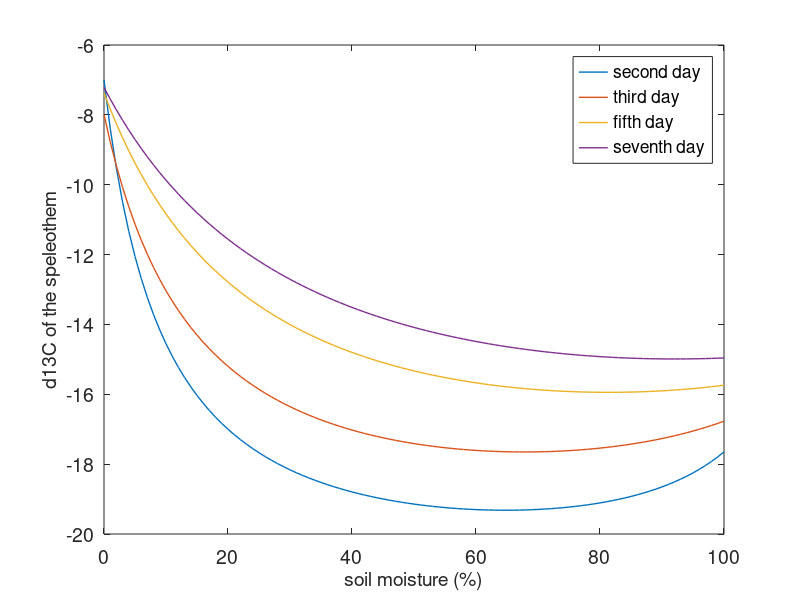

MATLAB code to generate this figure:
%% Plotting
clear;

%% GES-11
moiFitting=0:100;
respFitting2=(-0.01444*moiFitting.^3-1.589*moiFitting.^2+387.3*moiFitting-1.465e-12)/10;
respFitting3=(-1.771*moiFitting.^2+240.1*moiFitting+269.4)/10;
respFitting5=(-0.7827*moiFitting.^2+127.4*moiFitting+96.72)/10;
respFitting7=(-0.4811*moiFitting.^2+88.59*moiFitting+55.78)/10;

%CO2(atm)*d13Ca + Sz*(1.0044*d13Cr + 4.4) = (CO2(atm) + Sz)*d13Cs
d13C2=(400*-7 + (respFitting2)*(1.0044*-27 + 4.4))./(respFitting2+400);
d13C3=(400*-7 + (respFitting3)*(1.0044*-27 + 4.4))./(respFitting3+400);
d13C5=(400*-7 + (respFitting5)*(1.0044*-27 + 4.4))./(respFitting5+400);
d13C7=(400*-7 + (respFitting7)*(1.0044*-27 + 4.4))./(respFitting7+400);

plot(moiFitting,d13C2,'LineWidth',1);hold on;
plot(moiFitting,d13C3,'LineWidth',1);
plot(moiFitting,d13C5,'LineWidth',1);
plot(moiFitting,d13C7,'LineWidth',1);
set(gca,'fontsize',14);
xlabel('soil moisture (%)','FontSize',14);
ylabel('d13C of the speleothem','FontSize',14);
%ylim([-20 0]);
legend('second day','third day','fifth day','seventh day');

%% VWC
% VWC=csvread('/Users/yuchenliu/Documents/Works/Bradley Hillslope VWC.csv',2,10)/0.64;
% depth=[10 20 30 50 75 100 130];
% real=zeros(7,25);
% for i=1:7
%     real(i,:)=VWC(1:25,i);
% end
% plot(real,depth);hold on;
% plot(VWC(1:150,10),1:150,'k','linewidth',3);
% set(gca,'ydir','reverse');
% set(gca,'fontsize',21);
% xlabel('Se','FontSize',21);
% ylabel('Depth (cm)','FontSize',21);